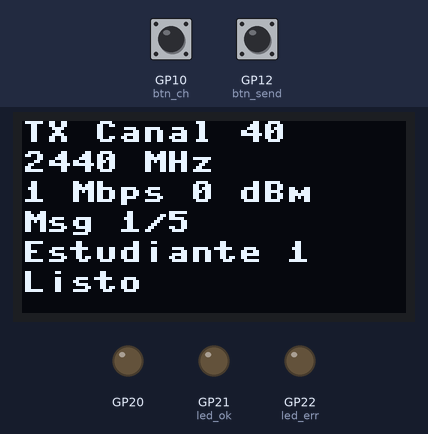
Recording of a program running on a simulated Raspberry Pi Pico running MicroPython. Shown: 128×64 one-colour display, output pins drawn as LEDs (lit = HIGH). The test bench sets the inputs (shaded band); at power-on: GP12 (btn_send) HIGH, GP10 (btn_ch) HIGH. No radio messages arrive unless stated (any console line starting 'radio sent:' is added by the test bench); library files of the repository ran but are not shown: nrf24.py; pins used as bus, display or sensor lines are not drawn; what the program prints to the serial console is not drawn.

Above: at 3.3 s.
3.4 s: GP12 (btn_send) pulled LOW for 0.15 s
At 4.8 s:
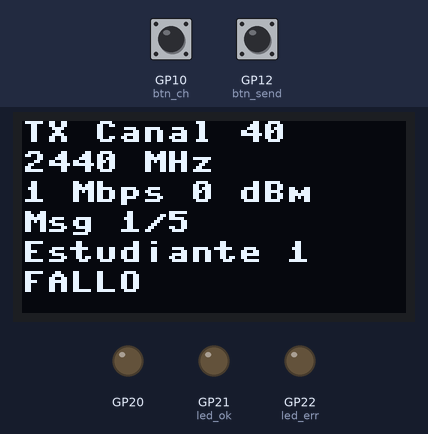
5.4 s: GP10 (btn_ch) pulled LOW for 0.15 s
At 6.5 s:
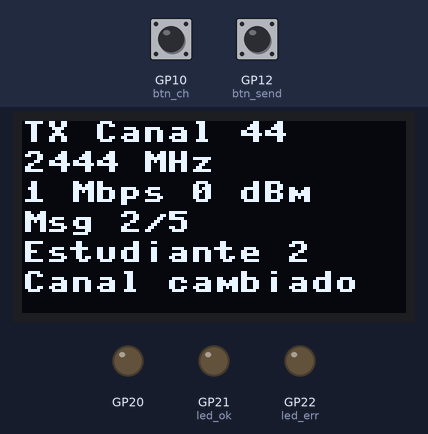
7.0 s: GP10 (btn_ch) pulled LOW for 1 s
At 9.0 s:
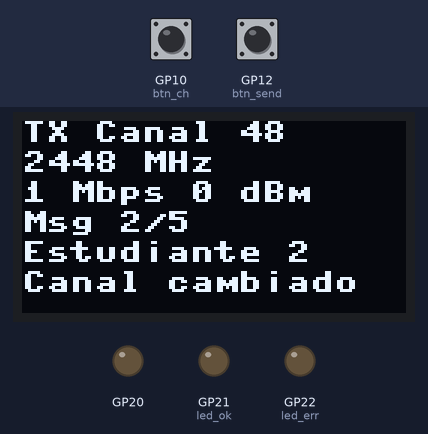
9.5 s: GP12 (btn_send) pulled LOW for 1 s
At 10.69 s:
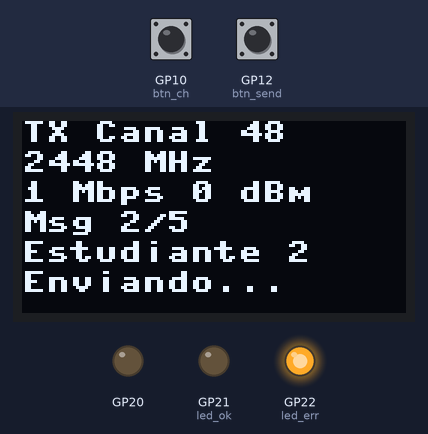
12.3 s: GP12 (btn_send) pulled LOW for 0.15 s
At 13.9 s:
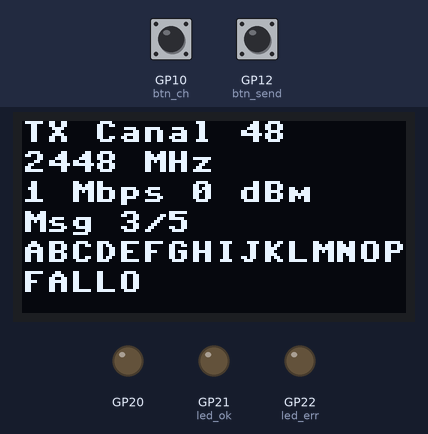
14.3 s: GP10 (btn_ch) pulled LOW for 0.15 s
At 15.7 s:
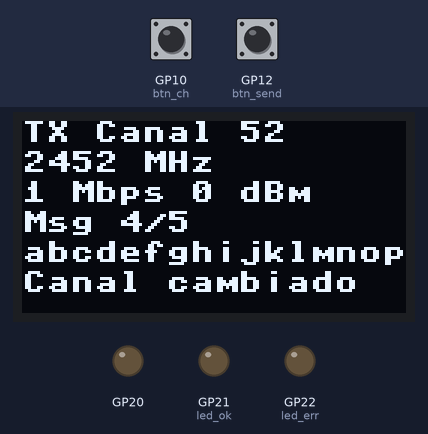
Timing chart, 0 to 16.9 s (numbered marks = the images above; inputs shaded):
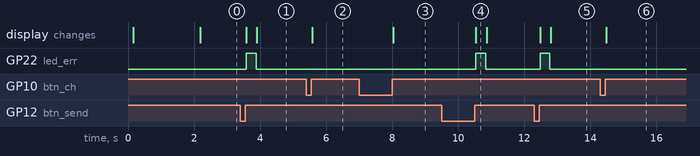

The program:

main_tx.py
```python
# main_tx.py -> guardar como main.py en la Pico 1 (TRANSMISOR)
# Necesita en la Pico: nrf24.py y ssd1306.py
from machine import Pin, SPI, I2C
import time
import ssd1306
from nrf24 import NRF24, RATES, POWER_DBM

# ---------- Configuración ----------
CHANNEL  = 40      # canal inicial (frecuencia = 2400 + canal MHz)
POWER    = 3       # 0:-18  1:-12  2:-6  3:0 dBm
RATE     = 1       # 0:250 kbps  1:1 Mbps  2:2 Mbps
CH_STEP  = 4       # cuánto sube el canal con cada pulsación
AUTO_ACK = True    # False = sin ACK ni reintentos (útil para medir BER)
CHUNK    = 28      # bytes de datos por paquete (4 bytes de cabecera)

MESSAGES = [
    "Estudiante 1",
    "Estudiante 2",
    "ABCDEFGHIJKLMNOPQRSTUVWXYZ",
    "abcdefghijklmnopqrstuvwxyz0123456789",
    "ABCDEFGHIJKLMNOPQRSTUVWXYZabcdefghijklmnopqrstuvwxyz",
]

# ---------- Hardware ----------
i2c  = I2C(0, sda=Pin(4), scl=Pin(5), freq=400000)
oled = ssd1306.SSD1306_I2C(128, 64, i2c)          # cambiar a 32 si es 128x32
spi  = SPI(0, baudrate=1_000_000, polarity=0, phase=0,
           sck=Pin(18), mosi=Pin(19), miso=Pin(16))
radio = NRF24(spi, csn=17, ce=20, channel=CHANNEL, power=POWER,
              rate=RATE, auto_ack=AUTO_ACK)

btn_ch   = Pin(10, Pin.IN, Pin.PULL_UP)   # cambia canal
btn_pwr  = Pin(11, Pin.IN, Pin.PULL_UP)   # cambia potencia
btn_send = Pin(12, Pin.IN, Pin.PULL_UP)   # envía el mensaje actual
led_ok   = Pin(21, Pin.OUT)               # envío confirmado
led_err  = Pin(22, Pin.OUT)               # envío fallido

msg_idx = 0


def pressed(pin):
    """Antirrebote: True una vez por pulsación (al soltar)."""
    if pin.value() == 0:
        time.sleep_ms(30)
        if pin.value() == 0:
            while pin.value() == 0:
                time.sleep_ms(10)
            return True

    return False


def show(status=""):
    oled.fill(0)
    oled.text("TX Canal %d" % radio.channel, 0, 0)
    oled.text("%d MHz" % radio.freq_mhz, 0, 10)
    oled.text("%s %d dBm" % (RATES[radio.rate], POWER_DBM[radio.power]), 0, 20)
    oled.text("Msg %d/%d" % (msg_idx + 1, len(MESSAGES)), 0, 30)
    oled.text(MESSAGES[msg_idx][:16], 0, 40)
    oled.text(status, 0, 50)
    oled.show()


def send_message(idx):
    """Fragmenta el mensaje en paquetes: [id, seq, total, largo] + datos."""
    msg = MESSAGES[idx].encode()
    chunks = [msg[i:i + CHUNK] for i in range(0, len(msg), CHUNK)] or [b""]
    for seq, c in enumerate(chunks):
        pkt = bytes([idx, seq, len(chunks), len(c)]) + c
        if not radio.send(pkt):
            return False
    return True


# ---------- Mensaje de inicio ----------
oled.fill(0)
oled.text("Lab Comunicacion", 0, 8)
oled.text("Digital Inalamb.", 0, 20)
oled.text("GFSK - NRF24L01", 0, 32)
oled.text("Transmisor", 0, 48)
oled.show()
print("Transmisor listo | canal", radio.channel, "|",
      RATES[radio.rate], "|", POWER_DBM[radio.power], "dBm")
time.sleep(2)
show("Listo")

# ---------- Bucle principal ----------
while True:
    if pressed(btn_ch):
        ch = (radio.channel + CH_STEP) % 126
        rb = radio.set_channel(ch)
        print("RF_CH =", rb)
        show("Canal cambiado")

    if pressed(btn_pwr):
        rb = radio.set_power((radio.power + 1) % 4)
        print("RF_SETUP = 0x%02X" % rb)
        show("Potencia cambiada")

    if pressed(btn_send):
        show("Enviando...")
        ok = send_message(msg_idx)
        led = led_ok if ok else led_err
        led.on()
        time.sleep_ms(300)
        led.off()
        print("Msg", msg_idx, "OK" if ok else "FALLO")
        show("Enviado OK" if ok else "FALLO")
        msg_idx = (msg_idx + 1) % len(MESSAGES)

    time.sleep_ms(10)
```

Measured:
- after the input at 3.4 s, GP22 (led_err): LOW → HIGH after 0.18 s, → LOW 0.30 s later; the display: first changes after 0.18 s (image 1 shows a later state)
- after the input at 5.4 s, the display: changes after 0.18 s (image 2)
- after the input at 7.0 s, the display: changes after 1.0 s (image 3)
- after the input at 9.5 s, GP22 (led_err): LOW → HIGH after 1.0 s, → LOW 0.30 s later; the display: changes after 1.0 s (image 4)
- after the input at 12.3 s, GP22 (led_err): LOW → HIGH after 0.18 s, → LOW 0.30 s later; the display: first changes after 0.18 s (image 5 shows a later state)
- after the input at 14.3 s, the display: changes after 0.18 s (image 6)
